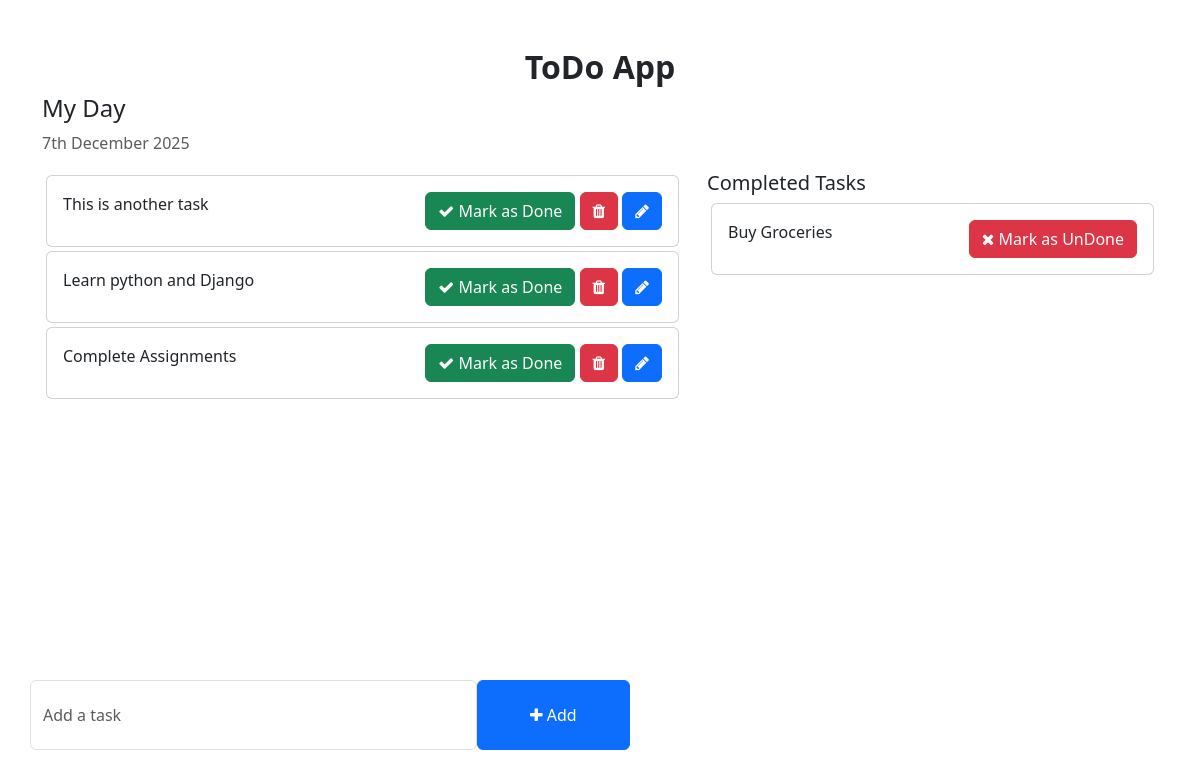
Before: / with the older database file.
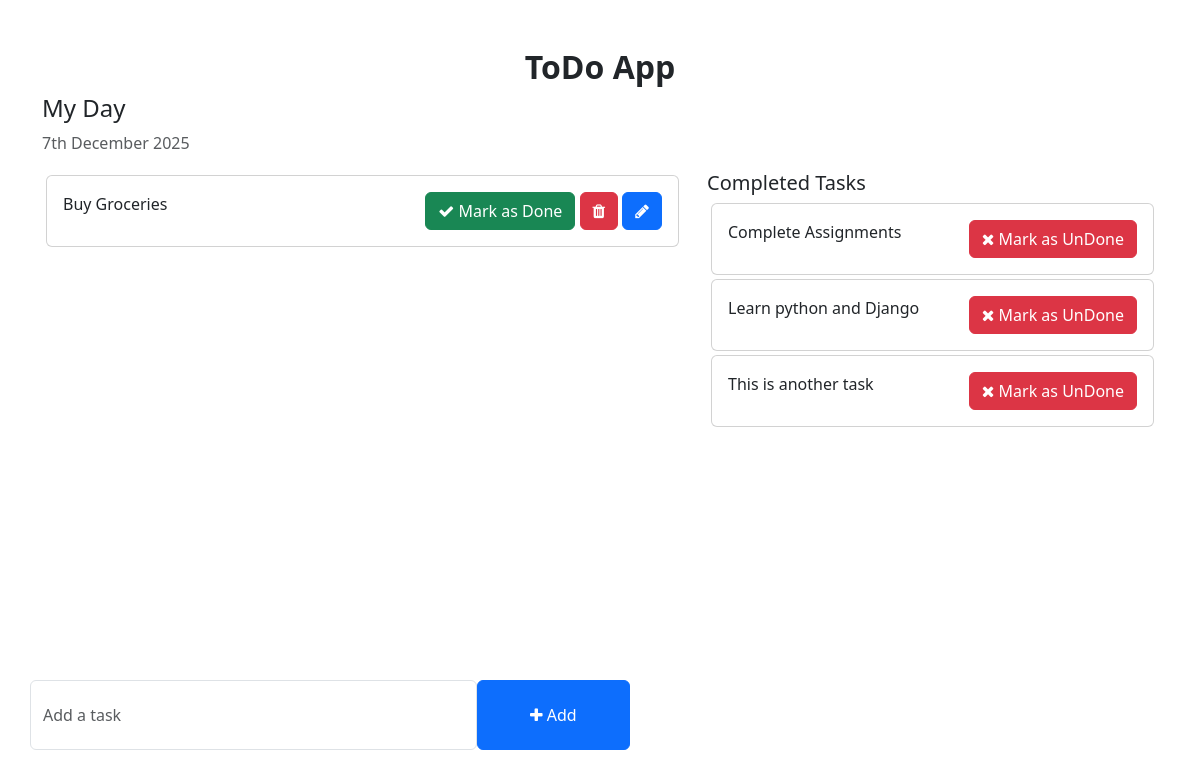
After: the same page with the newer database file.
### todo/models.py (models this page shows)
class Task(models.Model):
    task=models.CharField(max_length=250)
    is_completed=models.BooleanField(default=False)
    created_at=models.DateTimeField(auto_now_add=True)
    updated_at=models.DateTimeField(auto_now_add=True)
    def __str__(self):
        return self.task

### todo_main/views.py (the view)
# urls.py: 2. Add a URL to urlpatterns:  path('', views.home, name='home')
def home(request):
    tasks=Task.objects.filter(is_completed=False).order_by('-updated_at')
    completed_tasks=Task.objects.filter(is_completed=True)
    print(completed_tasks)
    context={
        'tasks':tasks,
        'completed_tasks':completed_tasks
    }
    return render(request,'home.html',context)

### templates/home.html (shortened to what this page needs)
<!DOCTYPE html>
<html lang="en">
<head>
    <link href="https://cdn.jsdelivr.net/npm/bootstrap@5.3.0-alpha1/dist/css/bootstrap.min.css" rel="stylesheet">
    <link rel="stylesheet" href="https://cdnjs.cloudflare.com/ajax/libs/font-awesome/4.7.0/css/font-awesome.min.css">
</head>
<body>
    <div class="container">
        <h2 class="pt-5 text-center"><b>ToDo App</b></h2>
        <div class="row">
            <h4>My Day</h4>
            <p class="text-muted">{% now "jS F Y" %}</p>
            <div class="col-md-7 col-lg-7" style="height: 450px; overflow: auto;">
                 {% for task in tasks %}
                <div class="card m-1">
                    <div class="card-body">
                        {{ task.task}}
                        <span style="position: relative; float: right;">
                            <a href="{% url 'mark_as_done' task.pk%}"  class="btn btn-success"><i class="fa fa-check"></i> Mark as Done</a>
                            <a href="{% url 'delete_task' task.pk %}" class="btn btn-danger"><i class="fa fa-trash"></i></a>
                            <a href="{% url 'edit_task' task.id  %}" class="btn btn-primary"><i class="fa fa-pencil"></i></a>
                        </span>
                    </div>
                </div>
                {% endfor %}
            </div>
            <div class="col-md-5 col-lg-5">
                <h5>Completed Tasks</h5>
                  {% for task in completed_tasks %}
                <div class="card m-1">
                    <div class="card-body">
                        {{ task.task}}
                        <span style="position: relative; float: right;">
                        <a href="{% url 'mark_as_undone' task.pk %}" class="btn btn-danger"><i class="fa fa-times"></i> Mark as UnDone</a>
                    </span></div>
                </div>
                {% endfor %}
            </div>
        </div>
        <div class="row">
            <div class="col-md-6 col-lg-6 p-0" style="position: absolute; bottom: 50px;">
                <form action="{% url 'addTask' %}" method="POST" >
                    <div class="form-group">
                        <span style="display: flex;">
                            <input type="text"  name="task" class="form-control" placeholder="Add a task">
                            <button type="submit"   class="btn btn-primary" style="width: 200px;"><i class="fa fa-plus"></i> Add</button>
                        </span>
                    </div>
                </form>
            </div>
        </div>
    </div>
</body>
</html>

### templates/home.html (style rules this page uses)
.form-control { padding: 1.375rem .75rem !important; }

Changed rows visible on the page:
changed Task "Buy Groceries": moves from the list under "Completed Tasks" to the list under "My Day"
changed Task "Complete Assignments": moves from the list under "My Day" to the list under "Completed Tasks"
changed Task "Learn python and Django": moves from the list under "My Day" to the list under "Completed Tasks"
changed Task "This is another task": moves from the list under "My Day" to the list under "Completed Tasks"
